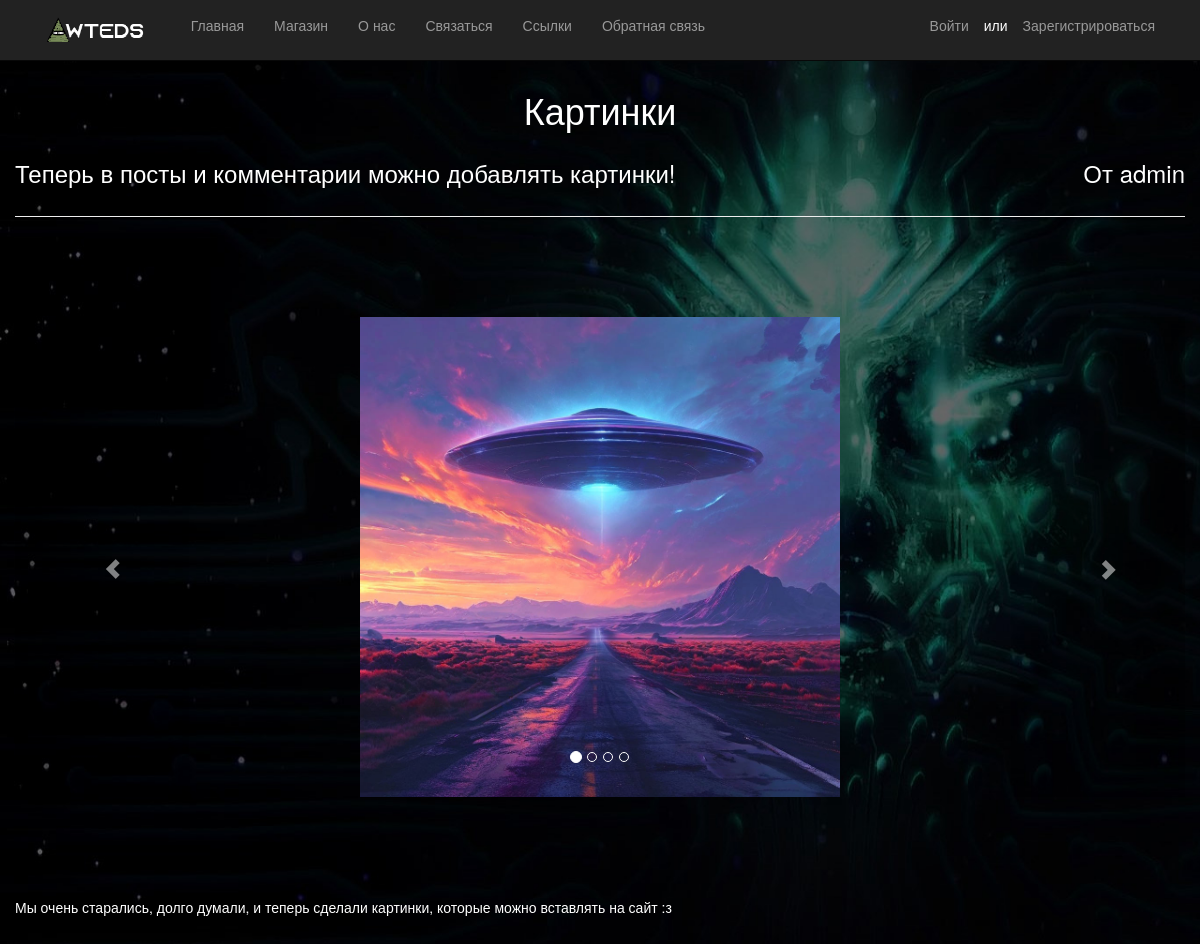
Page /singlepost/5/ on the committed database.
### app/models.py (models this page shows, shortened)
class SinglePost (models.Model):
    title = models.CharField(max_length = 128, verbose_name = "Заголовок")
    short_desc = models.CharField(blank = True, null = True, max_length = 512, verbose_name = "Краткое описание")
    text = models.TextField(verbose_name = "Основной текст")
    creation_date = models.DateField(default = datetime.now(), editable = False, verbose_name = "Дата создания", db_index = True)
    author = models.ForeignKey(User, null = True, blank = True, on_delete = models.SET_NULL, verbose_name = "Автор")
    image_1 = models.ImageField(max_length = 255, null = True, blank = True, verbose_name = "Картинка (1)")
    image_2 = models.ImageField(max_length = 255, null = True, blank = True, verbose_name = "Картинка (2)")
    image_3 = models.ImageField(max_length = 255, null = True, blank = True, verbose_name = "Картинка (3)")
    class Meta:
        db_table = "single_posts"
        ordering = ["-creation_date", "title"]
        verbose_name = "одиночная публикация"
        verbose_name_plural = "одиночные публикации"

### app/views.py (the view)
# urls.py: path('singlepost/<int:postid>/', views.singlepost, name='singlepost'),
def singlepost(request, postid):
    assert isinstance(request, HttpRequest)
    post = SinglePost.objects.get(id = postid)
    return render(
        request,
        'app/postpage.html',
        {
            'post': post,
            'year': datetime.now().year
        }
    )

### app/templates/app/postpage.html (shortened to what this page needs)
{% extends 'app/layout.html' %}
{% block content %}
<h1 class="text-center center-block">{{ post.title }}</h1>
<div class="row">
    <h3 class="text-left col-md-8">{{ post.short_desc }}</h3>
    <h3 class="text-right col-md-4">От {{ post.author }}</h3>
</div>
<hr/>
{% if post.image_1 and post.image_2 and post.image_3 %}
    <div id="myCarousel" class="carousel slide" data-ride="carousel" style="margin: 100px 0px" data-interval="5000">
    <ol class="carousel-indicators">
        <li data-target="#myCarousel" data-slide-to="0" class="active"></li>
        <li data-target="#myCarousel" data-slide-to="1"></li>
        <li data-target="#myCarousel" data-slide-to="2"></li>
        <li data-target="#myCarousel" data-slide-to="3"></li>
    </ol>
    <div class="carousel-inner text-center" role="listbox">
        <div class="item active text-center">
            <img src="{{post.image_1.url}}" alt="Первый слайд" class="img-responsive to-fit-big centralise" />
            <div class="carousel-caption" role="option">
            </div>
        </div>
    </div>
    <a class="left carousel-control" href="#myCarousel" role="button" data-slide="prev">
        <span class="glyphicon glyphicon-chevron-left" aria-hidden="true"></span>
    </a>
    <a class="right carousel-control" href="#myCarousel" role="button" data-slide="next">
        <span class="glyphicon glyphicon-chevron-right" aria-hidden="true"></span>
    </a>
</div>
{% endif %}
{% autoescape off %}
<p> {{post.text|linebreaksbr}} </p>
{% endautoescape %}
{% endblock %}

### app/static/app/content/site.css (style rules this page uses)
body { background-image: url(../img/bg.jpg); background-repeat: no-repeat; background-size: cover; background-attachment: fixed; padding-top: 50px; padding-bottom: 20px; color: white; }
.to-fit-big { max-width: 100%; max-height: 480px; }
.centralise { margin: auto; }

### rows in the picture
SinglePost: title "Картинки", short_desc "Теперь в посты и комментарии можно добавлять картинки!", author "admin", image_1 (picture), text "Мы очень старались, долго думали, и теперь сделали картинки, которые можно вставлять на сайт :з"
